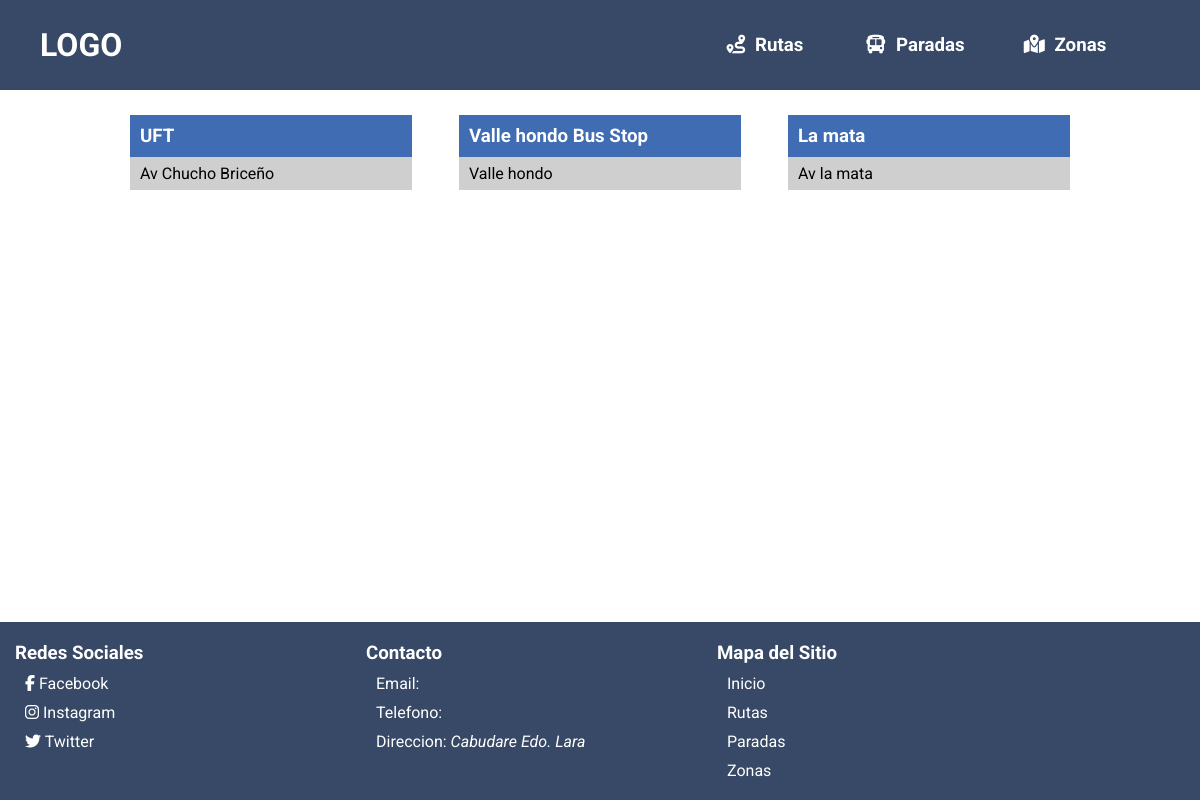
Before: /busqueda/paradas with the older database file.
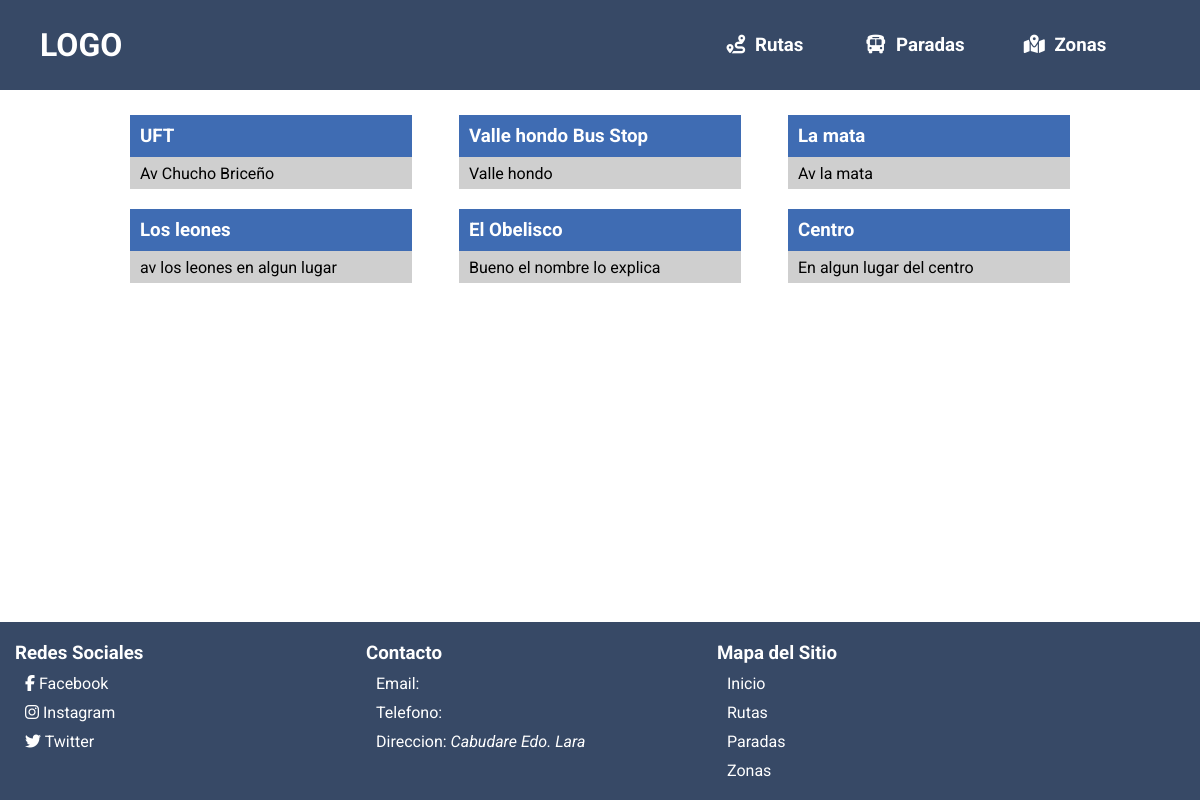
After: the same page with the newer database file.
### API/models.py (models this page shows, shortened)
class BusStop(models.Model):
    name = models.CharField(max_length=150, null=True, blank=True, unique=True)
    address = models.CharField(max_length=150)
    zone = models.ForeignKey(Zone, on_delete=models.CASCADE)

### API/views.py (the view)
# urls.py: path('busqueda/<query_param>', API.views.busqueda),
def busqueda(request, query_param):
    context = dict()
    context['title'] = "Buscar"
    context['style_search'] = True
    if query_param == 'rutas':
        context['content_type'] = 'routes'
        context['title'] += " Rutas"
        context['routes'] = [route for route in Route.objects.all()]
    elif query_param == 'paradas':
        context['content_type'] = 'bus_stops'
        context['title'] += " Paradas"
        context['stops'] = [stop for stop in BusStop.objects.all()]
    else:
        context['content_type'] = 'zones'
        context['title'] += " Zonas"
        context['zones'] = [zone for zone in Zone.objects.all()]
    return render(request, "search.html", context)

### templates/search.html (shortened to what this page needs)
{% extends "base.html" %}
{% block content %}
    {% if content_type == 'routes' %}
        {% for route in routes %}
            <a href="/ver/ruta/{{route.name}}">
                <article class="card">
                    <h3 class="card-title">{{route.name}}</h3>
                    <p class="card-description">{{route.route_description}}</p>
                </article>
            </a>
        {% endfor %}
    {% elif content_type == 'bus_stops' %}
        {% for stop in stops %}
            <a href="/ver/parada/{{stop.name}}">
                <article class="card">
                    <h3 class="card-title">{{stop.name}}</h3>
                    <p class="card-description">{{stop.address}}</p>
                </article>
            </a>
        {% endfor %}
    {% endif %}
{% endblock %}

### templates/base.html (shortened to what this page needs)
{% load static %}
<!DOCTYPE html>
<html lang="en">
<head>
    <link rel="stylesheet" type="text/css" href="{% static 'css/style.css' %}">
    {% if style_search %}
        <link rel="stylesheet" type="text/css" href="{% static 'css/search.css' %}">
    {% endif %}
</head>
<body>
    <header>
        <h1 class="logo">LOGO</h1>
        <nav>
            <ul id="nav-menu">
                <li><a href="/busqueda/rutas" class="nav-item"> <h3> <i class="fas fa-route menu-icon"></i> Rutas </h3></a></li>
                <li><a href="/busqueda/paradas" class="nav-item"> <h3> <i class="fas fa-bus menu-icon"></i> Paradas  </h3></a></li>
                <li><a href="/busqueda/zonas" class="nav-item"> <h3> <i class="fas fa-map-marked-alt menu-icon"></i> Zonas </h3></a></li>
            </ul>
        </nav>
    </header>
    <main>
        {% block content %}{% endblock %}
    </main>
    <footer>
        <section class="footer-section">
            <h3>Redes Sociales</h3>
            <a href="#" class="footer-section-item"><i class="fab fa-facebook-f"></i> Facebook </a>
            <a href="#" class="footer-section-item"><i class="fab fa-instagram"></i> Instagram </a>
            <a href="#" class="footer-section-item"><i class="fab fa-twitter"></i> Twitter </a>
        </section>
        <section class="footer-section">
            <h3>Contacto</h3>
            <p class="footer-section-item">Email: </p>
            <p class="footer-section-item">Telefono: </p>
            <p class="footer-section-item">Direccion: <i>Cabudare Edo. Lara</i></p>
        </section>
        <section class="footer-section">
            <h3>Mapa del Sitio</h3>
            <a href="/" class="footer-section-item"> Inicio </a>
            <a href="/busqueda/rutas" class="footer-section-item"> Rutas </a>
            <a href="/busqueda/paradas" class="footer-section-item"> Paradas </a>
            <a href="/busqueda/zonas" class="footer-section-item"> Zonas </a>
        </section>
    </footer>
</body>
</html>

### static/CSS/style.css (style rules this page uses)
:root { --color-main: #374966; --color-main-light: #3f6cb3; --color-main-dark: #2a3951; --color-secondary: #F9DBBD; --color-secondary-light: #FDF5EC; --color-secondary-dark: #F6CCA2; --color-3: #FCA17D; --color-3-light: #FDC5AF; --color-3-dark: #FB8C60; --color-accent: #7f2933; --color-accent-light: #bd3d4c; --color-accent-dark: #8E2937; }
* { text-decoration: none; font-family: 'Roboto', sans-serif; margin: 0; padding: 0; box-sizing: border-box; }
body { display: flex; min-height: 100vh; flex-direction: column; margin-top: 90px; }
header { height: 90px; width: 100%; padding: 10px 0; display: flex; justify-content: flex-end; align-items: center; background-color: var(--color-main); color: #fff; position: fixed; top: 0; z-index: 2; }
header .logo { position: absolute; left: 40px; }
header nav { height: 100%; display: flex; align-items: center; margin-right: 5%; }
#nav-menu { background-color: none; display: flex; flex-direction: column; align-items: flex-start; width: 0; overflow: hidden; transition: all .5s; z-index: 2; list-style: none; position: absolute; left: 0; }
#nav-menu .menu-icon { margin-right: 5px; }
#nav-menu li { border-radius: 6px; transition: all .5s; width: 90%; }
#nav-menu li a { color: #fff; width: 100%; }
main { flex: 1; display: flex; justify-content: center; align-items: center; }
footer { background-color: var(--color-main); width: 100%; padding: 10px 15px 5px; color: #fff; display: flex; flex-wrap: wrap; }
footer section { width: 100%; color: #fff; display: flex; flex-direction: column; align-items: center; margin: 10px 0 15px; }
footer section .footer-section-item { text-decoration: none; color: inherit; margin: 10px 0 0 10px; }
@media only screen and (min-width: 601px) { body { margin: 0; } }
@media only screen and (min-width: 601px) { header { position: static; } }
@media only screen and (min-width: 601px) { header nav { height: 100%; display: flex; align-items: center; } }
@media only screen and (min-width: 601px) { #nav-menu { position: relative; height: 100%; width: 100%; display: flex; flex-direction: row; justify-content: center; align-items: center; } }
@media only screen and (min-width: 601px) { #nav-menu li { width: 150px; height: 100%; display: flex; } }
@media only screen and (min-width: 601px) { .nav-item { width: 100%; display: flex; justify-content: center; align-items: center; } }
@media only screen and (min-width: 601px) { footer section { width: 30%; align-items: flex-start; } }

### static/CSS/search.css (style rules this page uses)
:root { --color-main: #374966; --color-main-light: #3f6cb3; --color-main-dark: #2a3951; --color-secondary: #F9DBBD; --color-secondary-light: #FDF5EC; --color-secondary-dark: #F6CCA2; --color-3: #FCA17D; --color-3-light: #FDC5AF; --color-3-dark: #FB8C60; --color-accent: #7f2933; --color-accent-light: #bd3d4c; --color-accent-dark: #8E2937; }
main { flex-wrap: wrap; align-items: flex-start; padding: 15px 10px 20px; }
main a { width: 100%; color: white; margin-bottom: 20px; }
a .card { width: 100%; height: 100%; color: inherit; text-decoration: none; background-color: #cfcfcf; }
.card .card-title { background-color: var(--color-main-light); padding: 10px 10px; }
.card .card-description { color: black; padding: 7px 10px; }
@media only screen and (min-width: 601px) { main { width: 80%; margin: 0 auto; justify-content: space-between; align-items: flex-start; align-content: flex-start; } }
@media only screen and (min-width: 601px) { main a { width: 30%; margin: 10px 0; } }

Changed rows visible on the page:
added BusStop: name "Los leones", address "av los leones en algun lugar"
added BusStop: name "El Obelisco", address "Bueno el nombre lo explica"
added BusStop: name "Centro", address "En algun lugar del centro"
